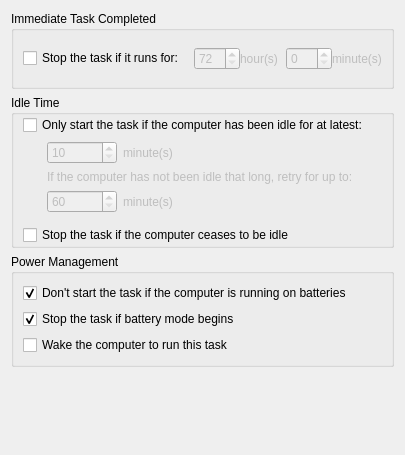
<?xml version="1.0" encoding="UTF-8"?>
<ui version="4.0">
 <class>ImmediateSettingsWidget</class>
 <widget class="QWidget" name="ImmediateSettingsWidget">
  <property name="geometry">
   <rect>
    <x>0</x>
    <y>0</y>
    <width>405</width>
    <height>455</height>
   </rect>
  </property>
  <property name="windowTitle">
   <string>Form</string>
  </property>
  <layout class="QGridLayout" name="gridLayout_6">
   <item row="0" column="0">
    <widget class="QGroupBox" name="immediateGroupBox">
     <property name="title">
      <string>Immediate Task Completed</string>
     </property>
     <layout class="QGridLayout" name="gridLayout_5">
      <item row="0" column="0">
       <widget class="QCheckBox" name="stopTaskCheckBox">
        <property name="sizePolicy">
         <sizepolicy hsizetype="Fixed" vsizetype="Fixed">
          <horstretch>160</horstretch>
          <verstretch>0</verstretch>
         </sizepolicy>
        </property>
        <property name="minimumSize">
         <size>
          <width>157</width>
          <height>0</height>
         </size>
        </property>
        <property name="maximumSize">
         <size>
          <width>165</width>
          <height>16777215</height>
         </size>
        </property>
        <property name="text">
         <string>Stop the task if it runs for:</string>
        </property>
       </widget>
      </item>
      <item row="0" column="1">
       <widget class="QFrame" name="stopFrame">
        <property name="enabled">
         <bool>false</bool>
        </property>
        <property name="sizePolicy">
         <sizepolicy hsizetype="Preferred" vsizetype="Fixed">
          <horstretch>0</horstretch>
          <verstretch>23</verstretch>
         </sizepolicy>
        </property>
        <property name="minimumSize">
         <size>
          <width>0</width>
          <height>23</height>
         </size>
        </property>
        <property name="frameShape">
         <enum>QFrame::NoFrame</enum>
        </property>
        <property name="frameShadow">
         <enum>QFrame::Raised</enum>
        </property>
        <layout class="QGridLayout" name="gridLayout">
         <property name="leftMargin">
          <number>0</number>
         </property>
         <property name="topMargin">
          <number>0</number>
         </property>
         <property name="rightMargin">
          <number>0</number>
         </property>
         <property name="bottomMargin">
          <number>0</number>
         </property>
         <property name="spacing">
          <number>0</number>
         </property>
         <item row="0" column="0">
          <widget class="QSpinBox" name="stopHourSpinBox">
           <property name="specialValueText">
            <string>72</string>
           </property>
          </widget>
         </item>
         <item row="0" column="1">
          <widget class="QLabel" name="hourLabel">
           <property name="text">
            <string>hour(s)</string>
           </property>
          </widget>
         </item>
         <item row="0" column="2">
          <widget class="QSpinBox" name="stopMinetesSpinBox"/>
         </item>
         <item row="0" column="3">
          <widget class="QLabel" name="stopMinutesLabel">
           <property name="text">
            <string>minute(s)</string>
           </property>
          </widget>
         </item>
        </layout>
       </widget>
      </item>
     </layout>
     <zorder>stopFrame</zorder>
     <zorder>stopTaskCheckBox</zorder>
    </widget>
   </item>
   <item row="1" column="0">
    <widget class="QGroupBox" name="idleGroupBox">
     <property name="title">
      <string>Idle Time</string>
     </property>
     <layout class="QGridLayout" name="gridLayout_4">
      <property name="topMargin">
       <number>0</number>
      </property>
      <property name="bottomMargin">
       <number>0</number>
      </property>
      <item row="0" column="0">
       <widget class="QCheckBox" name="onlyStartCheckBox">
        <property name="text">
         <string>Only start the task if the computer has been idle for at latest:</string>
        </property>
       </widget>
      </item>
      <item row="1" column="0">
       <widget class="QFrame" name="frame">
        <property name="enabled">
         <bool>false</bool>
        </property>
        <property name="frameShape">
         <enum>QFrame::NoFrame</enum>
        </property>
        <property name="frameShadow">
         <enum>QFrame::Raised</enum>
        </property>
        <layout class="QGridLayout" name="gridLayout_2">
         <property name="topMargin">
          <number>0</number>
         </property>
         <property name="bottomMargin">
          <number>0</number>
         </property>
         <item row="0" column="0" rowspan="4">
          <spacer name="horizontalSpacer">
           <property name="orientation">
            <enum>Qt::Horizontal</enum>
           </property>
           <property name="sizeType">
            <enum>QSizePolicy::Fixed</enum>
           </property>
           <property name="sizeHint" stdset="0">
            <size>
             <width>15</width>
             <height>78</height>
            </size>
           </property>
          </spacer>
         </item>
         <item row="0" column="1">
          <widget class="QSpinBox" name="onlyStartSpinBox">
           <property name="sizePolicy">
            <sizepolicy hsizetype="Fixed" vsizetype="Fixed">
             <horstretch>0</horstretch>
             <verstretch>0</verstretch>
            </sizepolicy>
           </property>
           <property name="minimumSize">
            <size>
             <width>70</width>
             <height>0</height>
            </size>
           </property>
           <property name="specialValueText">
            <string>10</string>
           </property>
          </widget>
         </item>
         <item row="0" column="2">
          <widget class="QLabel" name="onlyStartMinuteLabel">
           <property name="text">
            <string>minute(s)</string>
           </property>
          </widget>
         </item>
         <item row="1" column="1" colspan="2">
          <widget class="QLabel" name="notIdleLabel">
           <property name="text">
            <string>If the computer has not been idle that long, retry for up to:</string>
           </property>
          </widget>
         </item>
         <item row="2" column="1">
          <widget class="QSpinBox" name="notIdleSpinBox">
           <property name="sizePolicy">
            <sizepolicy hsizetype="Fixed" vsizetype="Fixed">
             <horstretch>0</horstretch>
             <verstretch>0</verstretch>
            </sizepolicy>
           </property>
           <property name="minimumSize">
            <size>
             <width>70</width>
             <height>0</height>
            </size>
           </property>
           <property name="specialValueText">
            <string>60</string>
           </property>
          </widget>
         </item>
         <item row="2" column="2">
          <widget class="QLabel" name="noIdleminutesLabel">
           <property name="text">
            <string>minute(s)</string>
           </property>
          </widget>
         </item>
        </layout>
       </widget>
      </item>
      <item row="2" column="0">
       <widget class="QCheckBox" name="stopTaskCheckBox_2">
        <property name="text">
         <string>Stop the task if the computer ceases to be idle</string>
        </property>
       </widget>
      </item>
     </layout>
     <zorder>frame</zorder>
     <zorder>onlyStartCheckBox</zorder>
     <zorder>stopTaskCheckBox_2</zorder>
    </widget>
   </item>
   <item row="2" column="0">
    <widget class="QGroupBox" name="powerGroupBox">
     <property name="title">
      <string>Power Management</string>
     </property>
     <layout class="QGridLayout" name="gridLayout_3">
      <item row="0" column="0">
       <widget class="QCheckBox" name="notStartCheckBox">
        <property name="text">
         <string>Don't start the task if the computer is running on batteries</string>
        </property>
        <property name="checked">
         <bool>true</bool>
        </property>
       </widget>
      </item>
      <item row="1" column="0">
       <widget class="QCheckBox" name="stopTaskCheckBox_3">
        <property name="text">
         <string>Stop the task if battery mode begins</string>
        </property>
        <property name="checked">
         <bool>true</bool>
        </property>
       </widget>
      </item>
      <item row="2" column="0">
       <widget class="QCheckBox" name="wakeCheckBox">
        <property name="text">
         <string>Wake the computer to run this task</string>
        </property>
       </widget>
      </item>
     </layout>
    </widget>
   </item>
   <item row="3" column="0">
    <spacer name="verticalSpacer">
     <property name="orientation">
      <enum>Qt::Vertical</enum>
     </property>
     <property name="sizeType">
      <enum>QSizePolicy::Expanding</enum>
     </property>
     <property name="sizeHint" stdset="0">
      <size>
       <width>358</width>
       <height>30</height>
      </size>
     </property>
    </spacer>
   </item>
  </layout>
 </widget>
 <tabstops>
  <tabstop>stopTaskCheckBox</tabstop>
  <tabstop>stopHourSpinBox</tabstop>
  <tabstop>stopMinetesSpinBox</tabstop>
  <tabstop>onlyStartCheckBox</tabstop>
  <tabstop>onlyStartSpinBox</tabstop>
  <tabstop>notIdleSpinBox</tabstop>
  <tabstop>stopTaskCheckBox_2</tabstop>
  <tabstop>notStartCheckBox</tabstop>
  <tabstop>stopTaskCheckBox_3</tabstop>
  <tabstop>wakeCheckBox</tabstop>
 </tabstops>
 <resources/>
 <connections>
  <connection>
   <sender>stopTaskCheckBox</sender>
   <signal>toggled(bool)</signal>
   <receiver>stopFrame</receiver>
   <slot>setEnabled(bool)</slot>
   <hints>
    <hint type="sourcelabel">
     <x>124</x>
     <y>64</y>
    </hint>
    <hint type="destinationlabel">
     <x>383</x>
     <y>64</y>
    </hint>
   </hints>
  </connection>
  <connection>
   <sender>onlyStartCheckBox</sender>
   <signal>toggled(bool)</signal>
   <receiver>frame</receiver>
   <slot>setEnabled(bool)</slot>
   <hints>
    <hint type="sourcelabel">
     <x>223</x>
     <y>130</y>
    </hint>
    <hint type="destinationlabel">
     <x>223</x>
     <y>217</y>
    </hint>
   </hints>
  </connection>
 </connections>
</ui>
